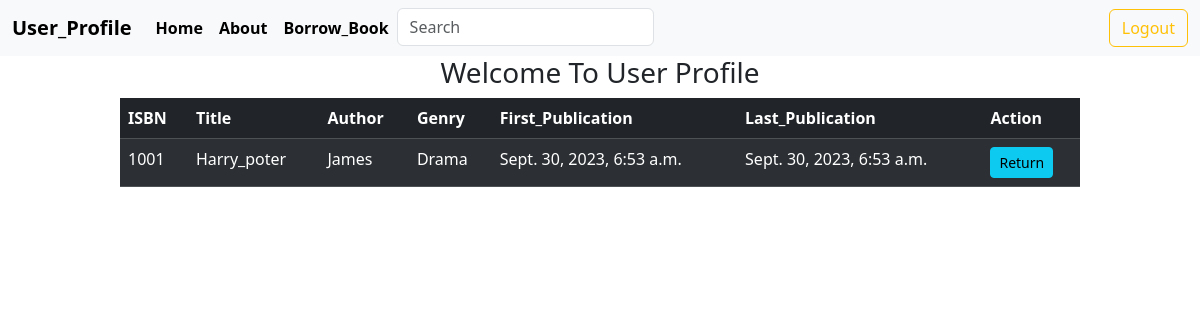
/profile/, run on the app's committed database.
### first_app/models.py (models this page shows, shortened)
class BookBorrowModel(models.Model):
    CATEGORY = (
        ('Harry-Poter','Harry-Poter'),
        ('Drama','Drama'),
        ('Sci-Fi','Sci-Fi'),
        ('Horror','Horror'),
    )
    isbn_number = models.IntegerField(primary_key=True)
    title = models.CharField(max_length=30)
    author = models.CharField(max_length=30)
    genre = models.CharField(max_length=30,choices=CATEGORY)
    availability = models.IntegerField()
    first_pub = models.DateTimeField(auto_now_add=True)
    last_pub =  models.DateTimeField(auto_now=True)

### first_app/views.py (the view)
# urls.py: path('profile/',views.profile,name = "profile"),
def profile(request):
    book = BookBorrowModel.objects.all()
    return render(request,"./first_app/profile.html",{'data':book})

### first_app/templates/first_app/profile.html (shortened to what this page needs)
<!DOCTYPE html>
<html lang="en">
<head>
    <link href="https://cdn.jsdelivr.net/npm/bootstrap@5.3.1/dist/css/bootstrap.min.css" rel="stylesheet">
</head>
<body>
      <nav class="navbar navbar-expand-lg bg-body-tertiary">
        <div class="container-fluid">
          <a class="navbar-brand" href="#"><strong>User_Profile</strong></a>
          <div class="collapse navbar-collapse" id="navbarSupportedContent">
            <ul class="navbar-nav me-auto mb-2 mb-lg-0">
              <li class="nav-item">
                <a class="nav-link active" aria-current="page" href="{% url 'homepage'%}"><strong>Home</strong></a>
              </li>
              <li class="nav-item">
                <a class="nav-link active" aria-current="page" href="#"><strong>About</strong></a>
              </li>
              <li class="nav-item">
                <a class="nav-link active" aria-current="page" href="{% url 'showbook'%}"><strong>Borrow_Book</strong></a>
              </li>
              <form class="form-inline my-2 my-lg-0">
                <input class="form-control mr-sm-2" type="search" placeholder="Search" aria-label="Search">
              </form>
            </ul>
              <a class="btn btn-outline-warning" href = "{% url 'logoutpage'%}">Logout</a>
          </div>
        </div>
      </nav>
      <h3 align = 'center'>Welcome To User Profile</h3>
      <table class="table table-striped table-dark" style = "width:80%; margin: auto;">
          <thead>
            <tr>
              <th scope="col">ISBN</th>
              <th scope="col">Title</th>
              <th scope="col">Author</th>
              <th scope="col">Genry</th>
              <th scope="col">First_Publication</th>
              <th scope="col">Last_Publication</th>
              <th scope="col">Action</th>
            </tr>
          </thead>
          <tbody>
              {% for list in data %}
              <tr>
                  <td>{{list.isbn_number}}</td>
                  <td>{{list.title}}</td>
                  <td>{{list.author}}</td>
                  <td>{{list.genre}}</td>
                  <td>{{list.first_pub}}</td>
                  <td>{{list.last_pub}}</td>
                  <td><a href="#" class = "btn btn-info btn-sm">Return</a></td>
              </tr>
              {% endfor %}
          </tbody>
        </table>
</body>
</html>

### data on the page
BookBorrowModel: isbn_number "1001", title "Harry_poter", author "James", genre "Drama", first_pub "Sept. 30, 2023, 6:53 a.m.", last_pub "Sept. 30, 2023, 6:53 a.m."
